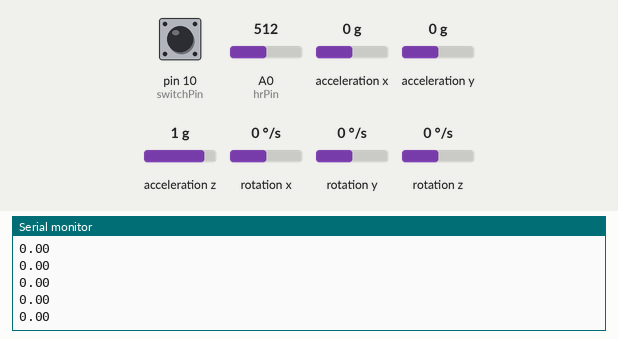
Simulated run of this sketch. Board: Arduino Uno, built with avr-gcc and run on an emulated ATmega328P. Shown: the last lines printed to the serial monitor. Wiring (inferred from the names in the program): MPU-6050 motion sensor at I2C address 0x68. The test bench sets the inputs (shaded band); at power-on: acceleration x 0 g, pin 10 (switchPin) LOW, A0 (hrPin) = 512, acceleration y 0 g, acceleration z 1 g, rotation x 0 °/s, rotation y 0 °/s, rotation z 0 °/s.

Above: at 1.2 s.
1.3 s: acceleration x set to -1.4 g
At 2.0 s:
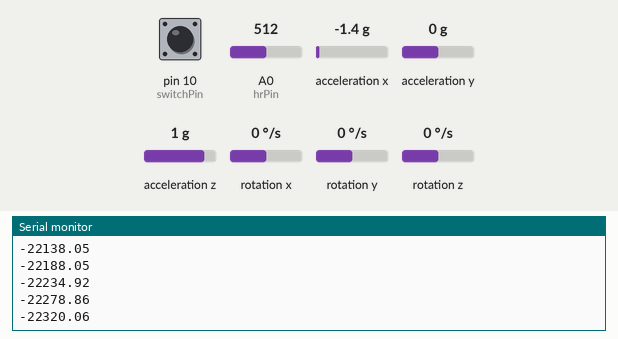
2.8 s: pin 10 (switchPin) pulled HIGH for 0.15 s
4.4 s: acceleration x set to -0.8 g
At 5.4 s:
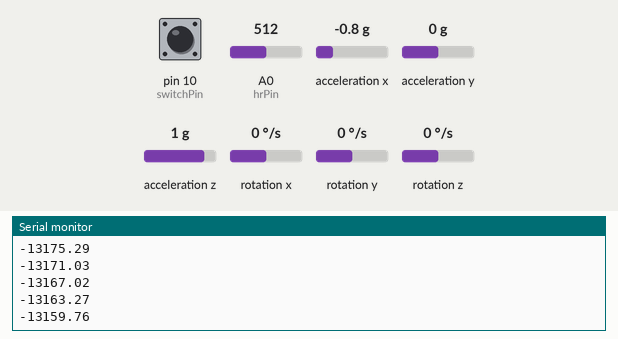
5.9 s: pin 10 (switchPin) pulled HIGH for 0.15 s
Timing chart, 0 to 8.5 s (numbered marks = the images above; inputs shaded):
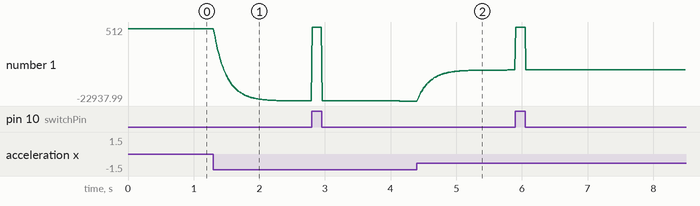

Measured:
- after the input at 1.3 s, the serial monitor: prints a new line at once (image 1)
- plotted number 1: 0 → -22928.69 after the input at 1.3 s

The sketch:

NYC_demo.ino
```cpp
#include<Wire.h>

int hrPin = 0;
int switchPin = 10;

const int MPU_addr=0x68;  // I2C address of the MPU-6050
float AcX,AcY,AcZ,Tmp,GyX,GyY,GyZ;
static float iir = 0;

void setup()
{
  Serial.begin(9600);

  Wire.begin();
  Wire.beginTransmission(MPU_addr);
  Wire.write(0x6B);  // PWR_MGMT_1 register
  Wire.write(0);     // set to zero (wakes up the MPU-6050)
  Wire.endTransmission(true);
}

// The Main Loop Function
void loop()
{
  if(digitalRead(switchPin))
    hr_demo();
  else
    acc_demo();

  delay(10);
}

void acc_demo()
{
  Wire.beginTransmission(MPU_addr);
  Wire.write(0x3B);  // starting with register 0x3B (ACCEL_XOUT_H)
  Wire.endTransmission(false);
  Wire.requestFrom(MPU_addr,14,true);  // request a total of 14 registers

//  AcX=Wire.read()<<8|Wire.read();  // 0x3B (ACCEL_XOUT_H) & 0x3C (ACCEL_XOUT_L)
//  AcY=Wire.read()<<8|Wire.read();  // 0x3D (ACCEL_YOUT_H) & 0x3E (ACCEL_YOUT_L)
//  AcZ=Wire.read()<<8|Wire.read();  // 0x3F (ACCEL_ZOUT_H) & 0x40 (ACCEL_ZOUT_L)
//  Tmp=Wire.read()<<8|Wire.read();  // 0x41 (TEMP_OUT_H) & 0x42 (TEMP_OUT_L)
  GyX=Wire.read()<<8|Wire.read();  // 0x43 (GYRO_XOUT_H) & 0x44 (GYRO_XOUT_L)
  GyY=Wire.read()<<8|Wire.read();  // 0x45 (GYRO_YOUT_H) & 0x46 (GYRO_YOUT_L)
  GyZ=Wire.read()<<8|Wire.read();  // 0x47 (GYRO_ZOUT_H) & 0x48 (GYRO_ZOUT_L)

  iirFilter(GyX);

  Serial.println(iir);
}

void hr_demo()
{
  int hrRead = analogRead(hrPin);

  Serial.println(hrRead);
}

void iirFilter(float val)
{
  iir = val/16 + (iir/16)*15;
}
```
